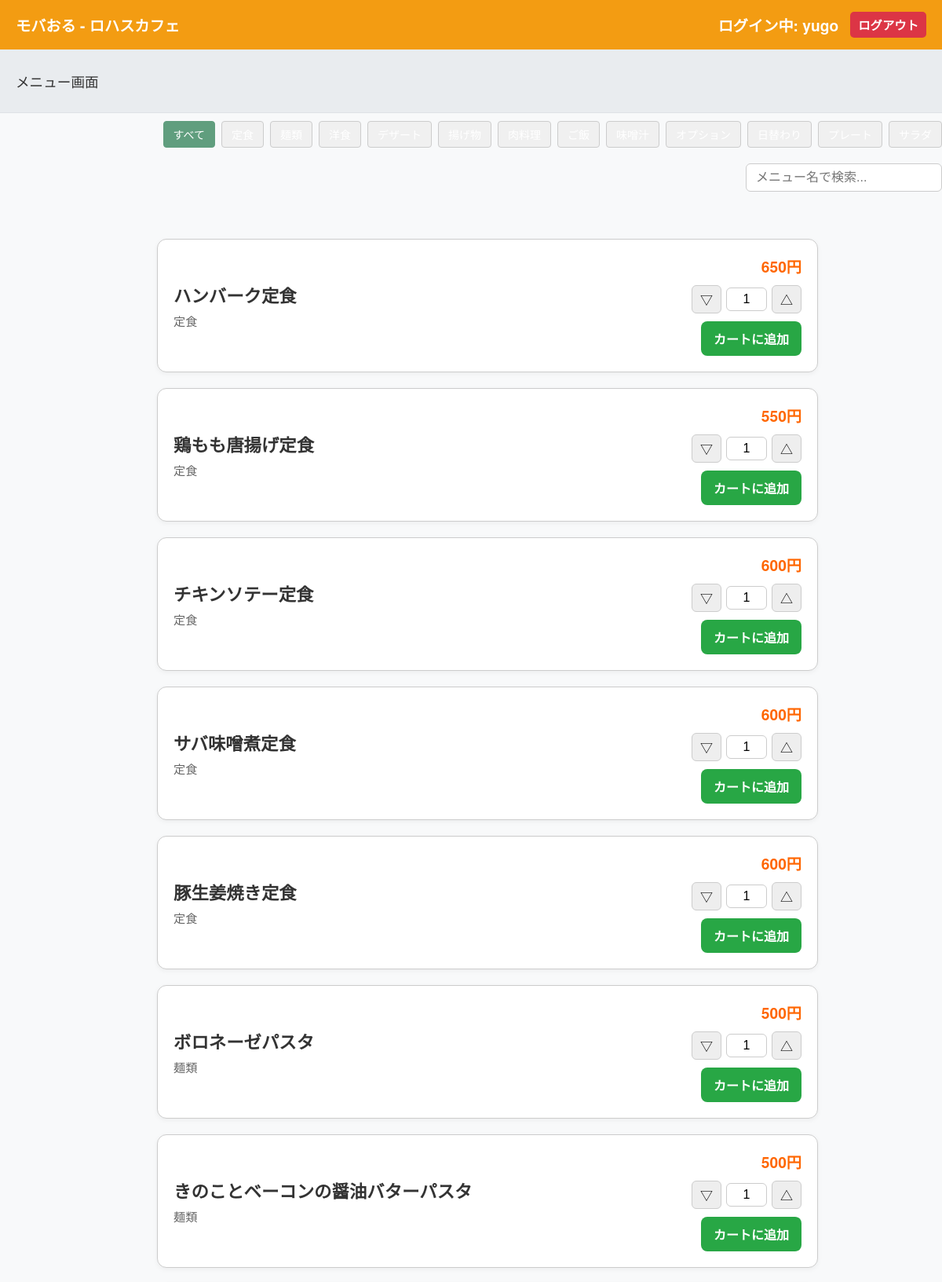
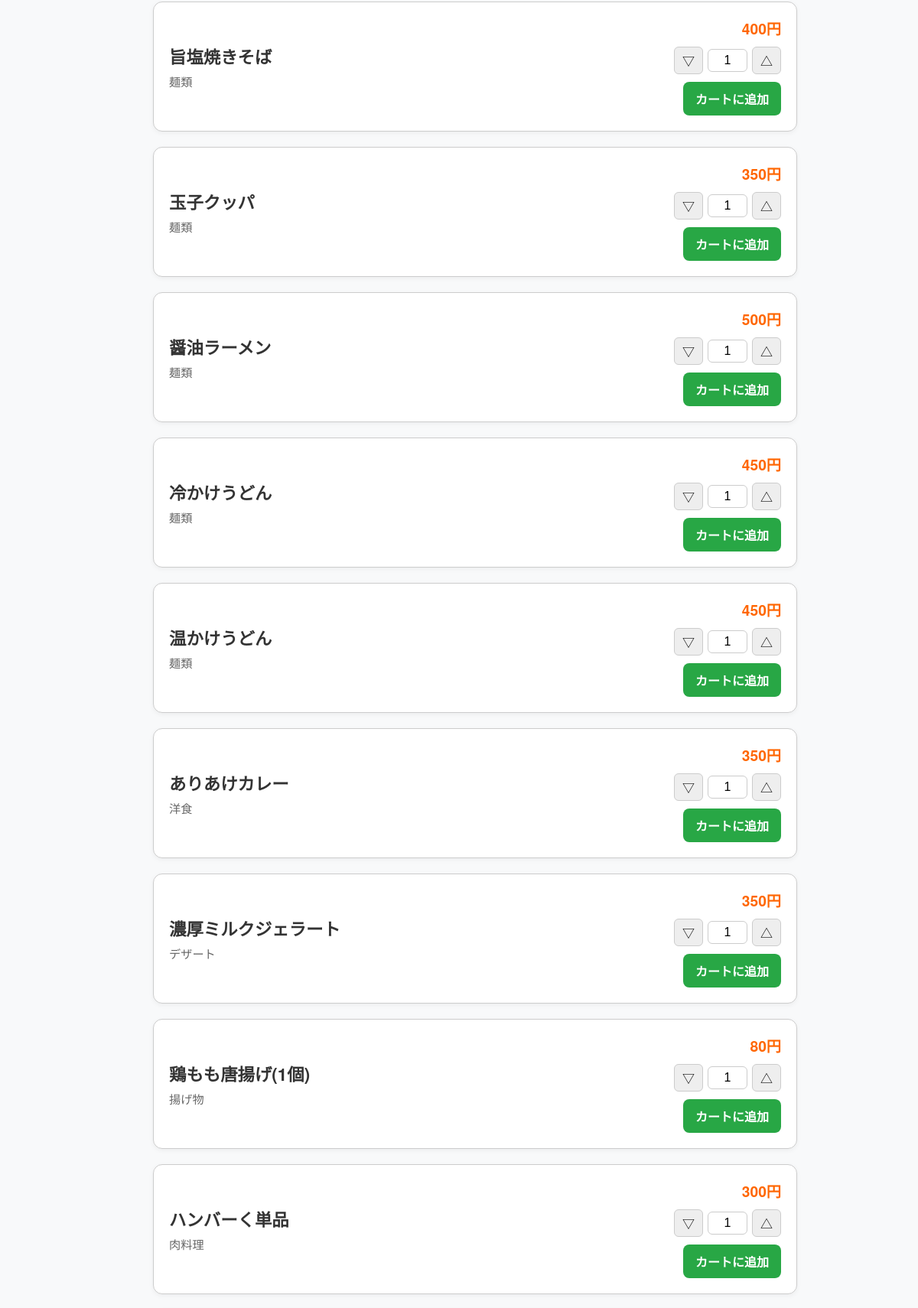
Screenshot of /users_order/menu/1 (signed in, upper part) with the database file from the repository (2 pictures, top to bottom).
### tables this page shows
CREATE TABLE store (
    store_id INTEGER PRIMARY KEY AUTOINCREMENT,
    store_name TEXT NOT NULL,
    email TEXT UNIQUE NOT NULL,
    password TEXT NOT NULL,
    location TEXT,
    representative TEXT,
    description TEXT,
    created_at TIMESTAMP DEFAULT CURRENT_TIMESTAMP  -- created_atに名前統一
);

CREATE TABLE menus (
    menu_id INTEGER PRIMARY KEY AUTOINCREMENT,
    store_id INTEGER, -- NOT NULL制約を削除し、NULLを許容
    menu_name TEXT NOT NULL,
    category TEXT NOT NULL,
    price INTEGER NOT NULL,
    soldout INTEGER NOT NULL DEFAULT 0,
    FOREIGN KEY (store_id) REFERENCES store(store_id)
);

### routes/users_order/users_order.py (the view)
@users_order_bp.route('/menu/<int:store_id>')
@login_required
def menu(store_id):
    session['current_store_id'] = store_id
    conn = get_db_connection()
    store = conn.execute("SELECT * FROM store WHERE store_id = ?", (store_id,)).fetchone()
    if store is None:
        flash("指定された店舗は存在しません。")
        conn.close()
        return redirect(url_for('users_home.home'))
    menu_items = conn.execute("SELECT menu_id, menu_name, category, price FROM menus WHERE store_id = ? AND soldout = 0", (store_id,)).fetchall()
    categories = conn.execute("""SELECT DISTINCT category FROM menus WHERE store_id = ? AND soldout = 0""", (store_id,)).fetchall()
    categories = [row['category'] for row in categories if row['category']]  # Noneを除外
    conn.close()
    carts = session.get('carts', {})
    current_cart = carts.get(str(store_id), {})
    return render_template(
        'users_order/menu.html',
        store=store,
        menu_items=menu_items,
        cart=current_cart,
        u_name=session.get('u_name', 'ゲスト'),
        categories=categories
    )

### routes/users_order/users_order.py (called while the page is built)
def get_db_connection():
    conn = sqlite3.connect('app.db')
    conn.row_factory = sqlite3.Row
    return conn

def login_required(f):
    @wraps(f)
    def decorated_function(*args, **kwargs):
        if 'id' not in session:
            flash("この操作にはログインが必要です。")
            return redirect(url_for('users_login.login'))
        return f(*args, **kwargs)
    return decorated_function

### templates/users_order/menu.html (shortened to what this page needs)
<!DOCTYPE html>
<html lang="ja">
<head>
    <link rel="stylesheet" href="{{ url_for('static', filename='css/users_order.css') }}">
</head>
<body>
<header class="main-header">
    <div class="store-name">モバおる - {{ store['store_name'] }}</div>
    <div class="user-info">
        <span class="username">
            ログイン中: {{ u_name if u_name else 'ゲスト' }}
        </span>
        <a href="{{ url_for('users_home.logout') }}" class="btn btn-danger btn-sm">ログアウト</a>
    </div>
</header>
<div class="sub-header">
    <p>メニュー画面</p>
</div>
<div class="filter-bar">
    <div class="category-buttons">
        <button class="category-btn" data-category="all">すべて</button>
        {% for cat in categories %}
            <button class="category-btn" data-category="{{ cat }}">{{ cat }}</button>
        {% endfor %}
    </div>
    <input type="search" id="menu-search" placeholder="メニュー名で検索..." />
</div>
<main class="container">
    <div class="menu-grid">
        {% for item in menu_items %}
        <div class="menu-card" data-menu-id="{{ item['menu_id'] }}">
            <div class="item-info">
                <div class="item-name">{{ item['menu_name'] }}</div>
                <div class="item-category">{{ item['category'] }}</div>
            </div>
            <div class="item-selection">
                <div class="item-price">{{ item['price'] }}円</div>
                <div class="quantity-selector">
                    <button class="qty-down-btn">▽</button>
                    <input type="text" class="qty-input" value="1" readonly>
                    <button class="qty-up-btn">△</button>
                </div>
                <button class="add-to-cart-btn">カートに追加</button>
            </div>
        </div>
        {% endfor %}
    </div>
</main>
</body>
</html>

### static/css/users_order.css (style rules this page uses)
body { font-family: 'Helvetica Neue', 'Arial', 'Hiragino Kaku Gothic ProN', 'Hiragino Sans', 'Meiryo', sans-serif; background-color: #f8f9fa; color: #333; margin: 0; padding: 0; }
.container { max-width: 800px; margin: 0 auto; padding: 20px; }
.main-header { background-color: #f39c12; color: white; padding: 15px 20px; display: flex; justify-content: space-between; align-items: center; font-size: 1.2em; font-weight: bold; }
.main-header .user-info { display: flex; align-items: center; gap: 15px; }
.main-header .user-info .btn { font-size: 0.8em; padding: 5px 10px; }
.sub-header { background-color: #e9ecef; padding: 10px 20px; border-bottom: 1px solid #dee2e6; display: flex; align-items: center; gap: 20px; font-size: 1.1em; }
.btn { display: inline-block; padding: 10px 15px; border: none; border-radius: 5px; cursor: pointer; text-decoration: none; text-align: center; font-weight: bold; transition: background-color 0.3s; }
.btn-danger { background-color: #dc3545; color: white; }
.filter-bar { display: flex; flex-wrap: wrap; gap: 10px; align-items: center; margin-bottom: 20px; }
.category-btn { background-color: #6c757d; color: white; }
.category-btn.active { background-color: #007bff; }
.menu-grid { display: flex; flex-direction: column; gap: 20px; padding: 10px 0; }
.menu-card { width: 100%; border: 1px solid #ccc; border-radius: 12px; padding: 20px; background-color: #ffffff; display: flex; flex-direction: row; justify-content: space-between; align-items: center; box-shadow: 0 2px 6px rgba(0, 0, 0, 0.05); }
.menu-card .item-info { flex-grow: 1; }
.item-name { font-size: 1.4em; font-weight: bold; margin-bottom: 5px; }
.item-category { font-size: 0.95em; color: #666; }
.item-selection { display: flex; flex-direction: column; align-items: flex-end; gap: 10px; margin-left: 20px; }
.item-price { font-size: 1.2em; font-weight: bold; color: #ff6600; }
.quantity-selector { display: flex; align-items: center; gap: 6px; }
.qty-input { width: 40px; text-align: center; font-size: 1em; padding: 5px; border: 1px solid #ccc; border-radius: 6px; }
.qty-up-btn, .qty-down-btn { padding: 5px 10px; font-size: 1em; border-radius: 6px; background-color: #eee; border: 1px solid #ccc; cursor: pointer; }
.add-to-cart-btn { background-color: #28a745; color: white; border: none; padding: 10px 16px; border-radius: 8px; font-size: 1em; font-weight: bold; cursor: pointer; }
.filter-bar { display: flex; justify-content: flex-end; padding: 10px 0; gap: 10px; }
#menu-search { padding: 8px 12px; font-size: 1em; border: 1px solid #ccc; border-radius: 6px; width: 250px; }
.category-buttons { display: flex; justify-content: flex-start; gap: 8px; flex-wrap: wrap; margin-bottom: 10px; }
.category-btn { padding: 6px 12px; border: 1px solid #ccc; background-color: #f0f0f0; cursor: pointer; border-radius: 4px; font-size: 14px; user-select: none; transition: background-color 0.3s ease; }
.category-btn:hover, .category-btn.active { background-color: #609e7e; color: white; border-color: #609e7e; }

### templates/users_order/menu.html (style rules this page uses)
.add-to-cart-btn { transition: all 0.3s ease; }

### rows the page displays
store: store_name "ロハスカフェ"
menus: menu_name "ハンバーク定食", category "定食", price "650"
menus: menu_name "鶏もも唐揚げ定食", category "定食", price "550"
menus: menu_name "チキンソテー定食", category "定食", price "600"
menus: menu_name "サバ味噌煮定食", category "定食", price "600"
menus: menu_name "豚生姜焼き定食", category "定食", price "600"
menus: menu_name "ボロネーゼパスタ", category "麺類", price "500"
menus: menu_name "きのことベーコンの醤油バターパスタ", category "麺類", price "500"
menus: menu_name "旨塩焼きそば", category "麺類", price "400"
menus: menu_name "玉子クッパ", category "麺類", price "350"
menus: menu_name "醤油ラーメン", category "麺類", price "500"
menus: menu_name "冷かけうどん", category "麺類", price "450"
menus: menu_name "温かけうどん", category "麺類", price "450"
menus: menu_name "ありあけカレー", category "洋食", price "350"
menus: menu_name "濃厚ミルクジェラート", category "デザート", price "350"
menus: menu_name "鶏もも唐揚げ(1個)", category "揚げ物", price "80"
menus: menu_name "ハンバーく単品", category "肉料理", price "300"

### other values shown
{{ u_name if u_name else 'ゲスト' }} "yugo"
